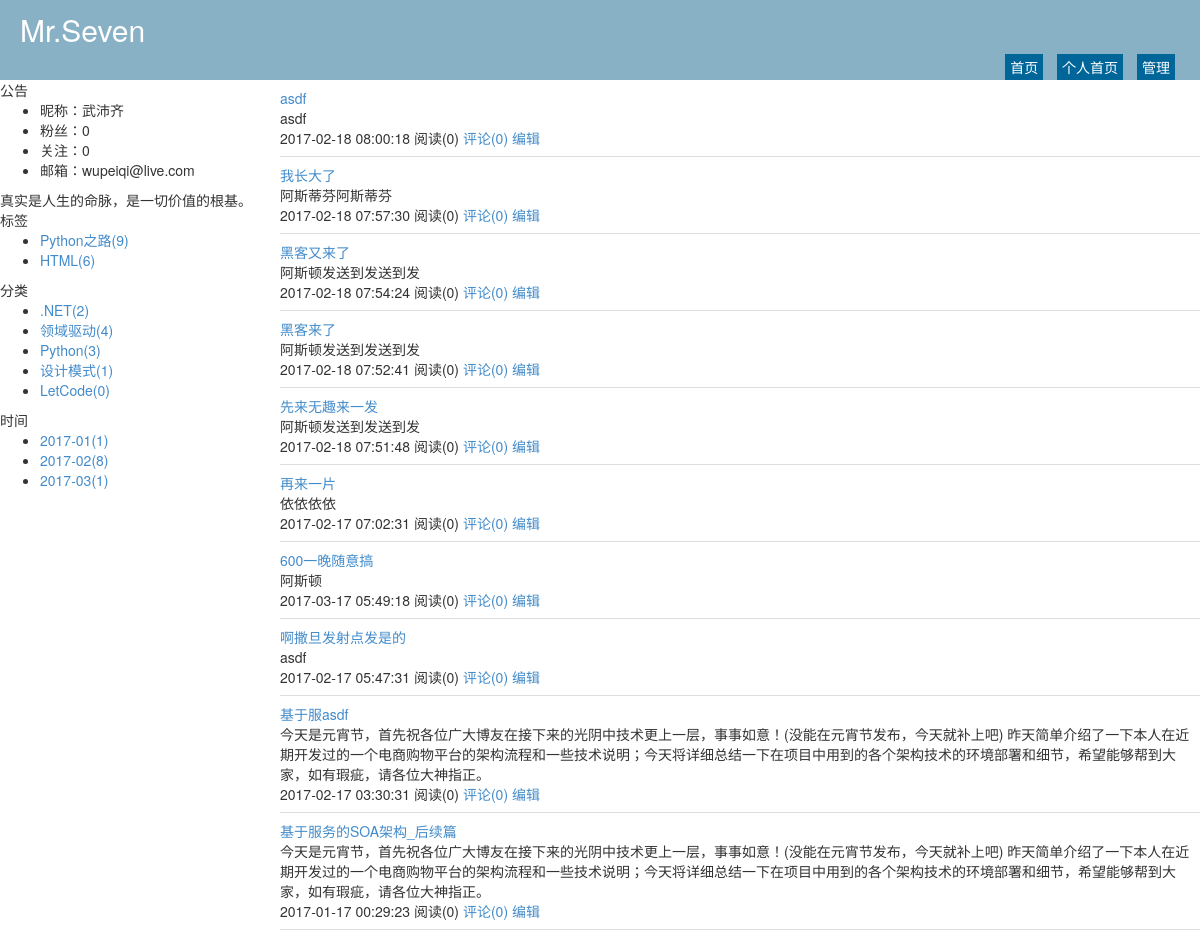
The page /wupeiqi.html on the database its author committed.
### repository/models.py (models this page shows)
class Blog(models.Model):
    nid = models.BigAutoField(primary_key=True)
    title = models.CharField(verbose_name='个人博客标题', max_length=64)
    site = models.CharField(verbose_name='个人博客前缀', max_length=32, unique=True)
    theme = models.CharField(verbose_name='博客主题', max_length=32)
    user = models.OneToOneField(to='UserInfo', to_field='nid')

class UserInfo(models.Model):
    nid = models.BigAutoField(primary_key=True)
    username = models.CharField(verbose_name='用户名', max_length=32, unique=True)
    password = models.CharField(verbose_name='密码', max_length=64)
    nickname = models.CharField(verbose_name='昵称', max_length=32)
    email = models.EmailField(verbose_name='邮箱', unique=True)
    avatar = models.ImageField(verbose_name='头像')
    create_time = models.DateTimeField(verbose_name='创建时间', auto_now_add=True)
    fans = models.ManyToManyField(verbose_name='粉丝们',
                                  to='UserInfo',
                                  through='UserFans',
                                  related_name='f',
                                  through_fields=('user', 'follower'))

class Tag(models.Model):
    nid = models.AutoField(primary_key=True)
    title = models.CharField(verbose_name='标签名称', max_length=32)
    blog = models.ForeignKey(verbose_name='所属博客', to='Blog', to_field='nid')

class Category(models.Model):
    nid = models.AutoField(primary_key=True)
    title = models.CharField(verbose_name='分类标题', max_length=32)
    blog = models.ForeignKey(verbose_name='所属博客', to='Blog', to_field='nid')

class Article(models.Model):
    nid = models.BigAutoField(primary_key=True)
    title = models.CharField(verbose_name='文章标题', max_length=128)
    summary = models.CharField(verbose_name='文章简介', max_length=255)
    read_count = models.IntegerField(default=0)
    comment_count = models.IntegerField(default=0)
    up_count = models.IntegerField(default=0)
    down_count = models.IntegerField(default=0)
    create_time = models.DateTimeField(verbose_name='创建时间', auto_now_add=True)
    blog = models.ForeignKey(verbose_name='所属博客', to='Blog', to_field='nid')
    category = models.ForeignKey(verbose_name='文章类型', to='Category', to_field='nid', null=True)
    type_choices = [
        (1, "Python"),
        (2, "Linux"),
        (3, "OpenStack"),
        (4, "GoLang"),
    ]
    article_type_id = models.IntegerField(choices=type_choices, default=None)
    tags = models.ManyToManyField(
        to="Tag",
        through='Article2Tag',
        through_fields=('article', 'tag'),
    )

### web/views/home.py (the view)
# urls.py: url(r'^all/(?P<article_type_id>\d+).html$', home.index, name='index'),
def home(request, site):
    blog = models.Blog.objects.filter(site=site).select_related('user').first()
    if not blog:
        return redirect('/')
    tag_list = models.Tag.objects.filter(blog=blog)
    category_list = models.Category.objects.filter(blog=blog)
    date_list = models.Article.objects.raw(
        'select nid, count(nid) as num,strftime("%Y-%m",create_time) as ctime from repository_article group by strftime("%Y-%m",create_time)')
    for item in date_list:
        print(item.nid,item.num,item.ctime)
    article_list = models.Article.objects.filter(blog=blog).order_by('-nid').all()
    return render(
        request,
        'home.html',
        {
            'blog': blog,
            'tag_list': tag_list,
            'category_list': category_list,
            'date_list': date_list,
            'article_list': article_list
        }
    )

### templates/home.html (shortened to what this page needs)
{% extends 'home_layout.html' %}
{% block content %}
    <div class="summary-list">
        {% for row in article_list %}
            <div class="summary-item">
                <div class="summary-title">
                    <a href="/{{ blog.site }}/{{ row.nid }}.html">{{ row.title }}</a>
                </div>
                <div class="summary-content">
                    {{ row.summary }}
                </div>
                <div class="summary-footer">
                    <span>{{ row.create_time|date:"Y-m-d H:i:s" }}</span>
                    <span>阅读({{ row.read_count }})</span>
                    <a>评论({{ row.comment_count }})</a>
                    <a href="/backend/edit-article-{{ row.nid }}.html">编辑</a>
                </div>
            </div>
        {% endfor %}
    </div>
{% endblock %}

### templates/home_layout.html (shortened to what this page needs)
<!DOCTYPE html>
<html>
<head lang="en">
    <link rel="stylesheet" href="/static/plugins/bootstrap/css/bootstrap.css"/>
    <link rel="stylesheet" href="/static/plugins/font-awesome/css/font-awesome.css"/>
    <link rel="stylesheet" href="/static/css/edmure.css"/>
    <link rel="stylesheet" href="/static/css/commons.css"/>
    <link rel="stylesheet" href="/static/css/row-avatar.css"/>
    <link rel="stylesheet" href="/static/css/theme/{{ blog.theme }}.css"/>
</head>
<body>
<div class="pg-header">
    <div class="title">{{ blog.title }}</div>
    <div class="menu-list">
        <a class="menu-item" href="/">首页</a>
        <a class="menu-item" href="/{{ blog.site }}.html">个人首页</a>
        <a class="menu-item" href="/backend/index.html">管理</a>
    </div>
</div>
<div class="pg-body">
    <div class="body-menu">
        <div class="notice">
            <div class="notice-header">公告</div>
            <div class="notice-body">
                <ul>
                    <li>昵称：{{ blog.user.nickname }}</li>
                    <li>粉丝：{{ blog.user.fans.count }}</li>
                    <li>关注：{{ blog.user.f.count }}</li>
                    <li>邮箱：{{ blog.user.email }}</li>
                </ul>
                <div class="memo">
                    真实是人生的命脉，是一切价值的根基。
                </div>
            </div>
        </div>
        <div class="tags">
            <div class="tags-header">标签</div>
            <div class="tags-body">
                <ul>
                    {% for tag in tag_list %}
                        <li><a href="/{{ blog.site }}/tag/{{ tag.nid }}.html">{{ tag.title }}({{ tag.article_set.count }})</a></li>
                    {% endfor %}
                </ul>
            </div>
        </div>
        <div class="types">
            <div class="types-header">分类</div>
            <div class="types-body">
                <ul>
                    {% for tag in category_list %}
                        <li><a href="/{{ blog.site }}/category/{{ tag.nid }}.html">{{ tag.title }}({{ tag.article_set.count }})</a></li>
                    {% endfor %}
                </ul>
            </div>
        </div>
        <div class="dates">
            <div class="dates-header">时间</div>
            <div class="dates-body">
                <ul>
                    {% for tag in date_list %}
                        <li><a href="/{{ blog.site }}/date/{{ tag.ctime }}.html">{{ tag.ctime}}({{ tag.num}})</a></li>
                    {% endfor %}
                </ul>
            </div>
        </div>
    </div>
    <div class="body-content">
        {% block content %}{% endblock %}
    </div>
</div>
</body>
</html>

### static/css/theme/default.css (style rules this page uses)
.pg-header { height: 80px; background-color: #89b1c6; position: relative; color: #ffffff; }
.pg-header .title { font-size: 30px; line-height: 60px; margin-left: 20px; }
.pg-header .menu-list { position: absolute; bottom: 0; right: 20px; }
.pg-header .menu-list a { color: #ffffff; display: inline-block; padding: 3px 5px; margin: 0 5px; background-color: #006699; }
.pg-body { min-width: 980px; position: relative; }
.pg-body .body-menu { position: absolute; left: 0; width: 280px; }
.pg-body .body-content { position: absolute; right: 0; left: 280px; overflow: scroll; }
.pg-body .body-content .summary-list .summary-item { border-bottom: 1px solid #dddddd;padding: 8px 0; }

### rows shown on the page
Blog: title "Mr.Seven", user.nickname "武沛齐", user.fans.count "0", user.f.count "0", user.email "wupeiqi@live.com"
Tag: title "Python之路", article_set.count "9"
Tag: title "HTML", article_set.count "6"
Category: title ".NET", article_set.count "2"
Category: title "领域驱动", article_set.count "4"
Category: title "Python", article_set.count "3"
Category: title "设计模式", article_set.count "1"
Category: title "LetCode", article_set.count "0"
Article: ctime "2017-01", num "1", title "基于服务的SOA架构_后续篇", summary "今天是元宵节，首先祝各位广大博友在接下来的光阴中技术更上一层，事事如意！(没能在元宵节发布，今天就补上吧) 昨天简单介绍了一下本人在近期开发过的一个电商购物平台的架构流程和一些技术说明；今天将详细总结一下在项目中用到的各个架构技术的环境部署和细节，希望能够帮到大家，如有瑕疵，请各位大神指正。", create_time "2017-01-17 00:29:23", read_count "0", comment_count "0"
Article: ctime "2017-02", num "8", title "基于服asdf", summary "今天是元宵节，首先祝各位广大博友在接下来的光阴中技术更上一层，事事如意！(没能在元宵节发布，今天就补上吧) 昨天简单介绍了一下本人在近期开发过的一个电商购物平台的架构流程和一些技术说明；今天将详细总结一下在项目中用到的各个架构技术的环境部署和细节，希望能够帮到大家，如有瑕疵，请各位大神指正。", create_time "2017-02-17 03:30:31", read_count "0", comment_count "0"
Article: ctime "2017-03", num "1", title "600一晚随意搞", summary "阿斯顿", create_time "2017-03-17 05:49:18", read_count "0", comment_count "0"
Article: title "asdf", summary "asdf", create_time "2017-02-18 08:00:18", read_count "0", comment_count "0"
Article: title "我长大了", summary "阿斯蒂芬阿斯蒂芬", create_time "2017-02-18 07:57:30", read_count "0", comment_count "0"
Article: title "黑客又来了", summary "阿斯顿发送到发送到发", create_time "2017-02-18 07:54:24", read_count "0", comment_count "0"
Article: title "黑客来了", summary "阿斯顿发送到发送到发", create_time "2017-02-18 07:52:41", read_count "0", comment_count "0"
Article: title "先来无趣来一发", summary "阿斯顿发送到发送到发", create_time "2017-02-18 07:51:48", read_count "0", comment_count "0"
Article: title "再来一片", summary "依依依依", create_time "2017-02-17 07:02:31", read_count "0", comment_count "0"
Article: title "啊撒旦发射点发是的", summary "asdf", create_time "2017-02-17 05:47:31", read_count "0", comment_count "0"
